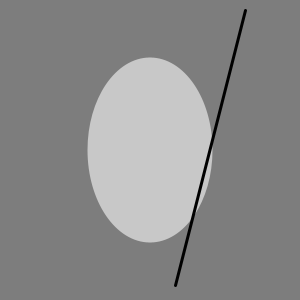
Frame 1 (no input)
Frame 60 (the mouse pressed at the canvas centre just before this capture): identical to frame 1, image omitted
Frame 120 (the mouse held since frame 60 and released just before this capture): identical to frame 1, image omitted

The Processing sketch that drew this single still picture (run headless with seeded random() and noise(); from frame 60 on, the mouse is pressed at the canvas centre):

// Processing sketch: processing_134553
// ── processing_134553.pde


void setup () {
  size (300,300);
}


void draw () {
  background (125);
noStroke();
fill(200);
ellipse (150,150,125,185);
stroke (1);
strokeWeight (3);
line (245,10,175,285 );
}
